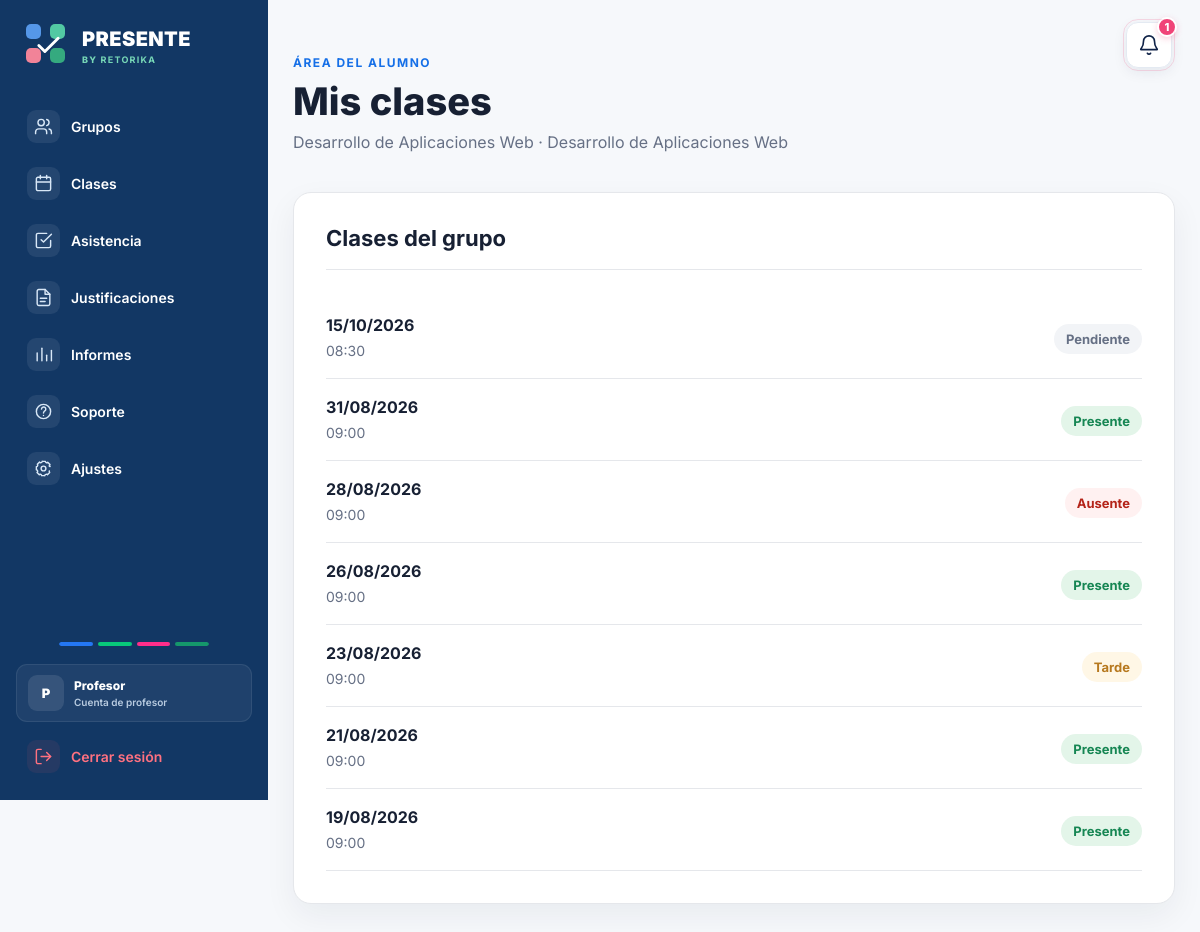
Before: /alumno/clases/ (signed in) with the older database file.
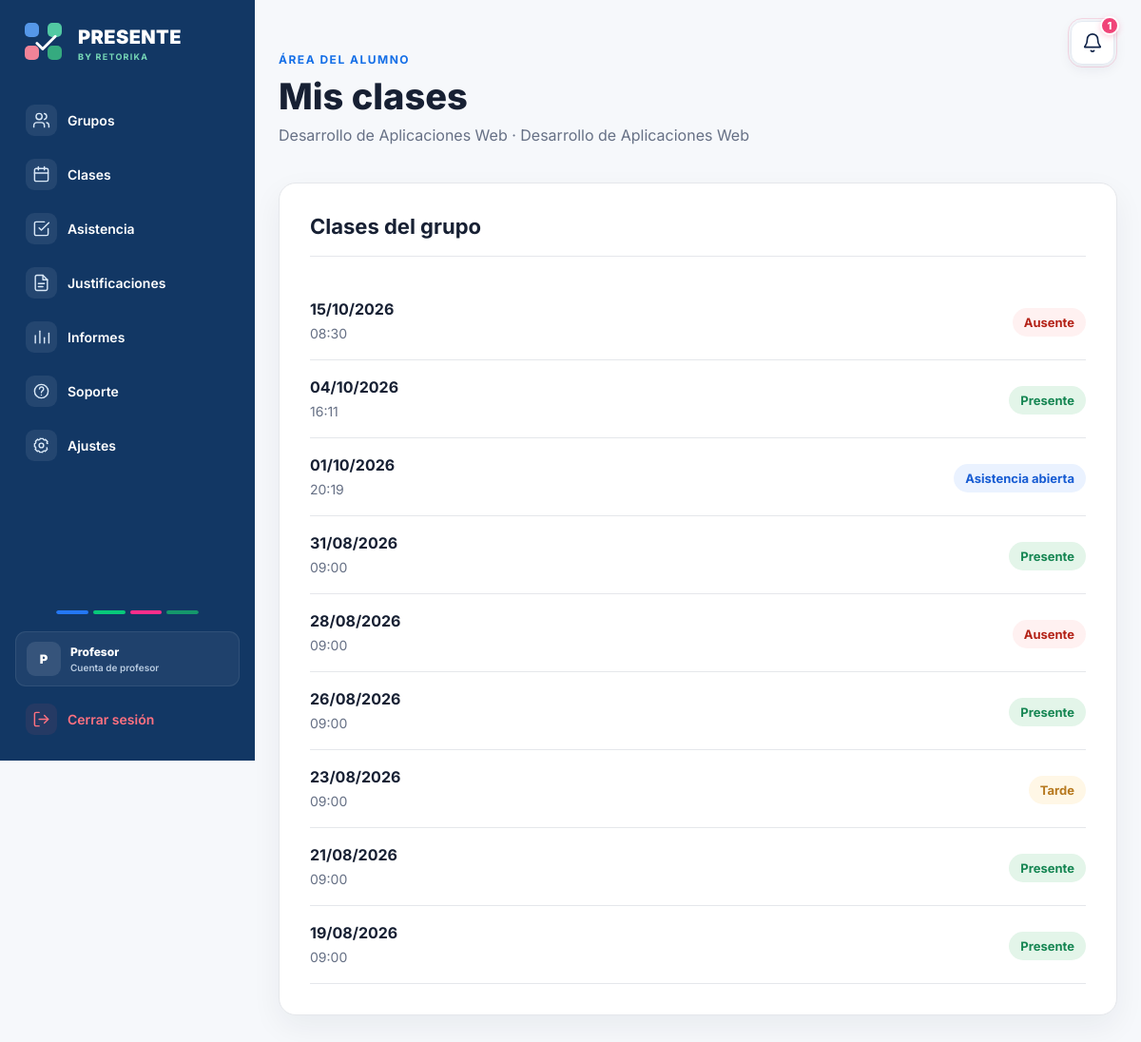
After: the same page with the newer database file.
### asistencia/models.py (models this page shows, shortened)
class Clase(models.Model):
    grupo = models.ForeignKey(
        Grupo,
        on_delete=models.CASCADE
    )
    fecha = models.DateField()
    hora_inicio = models.TimeField()
    asistencia_abierta = models.BooleanField(
        default=False
    )
    token_qr = models.UUIDField(
        default=uuid.uuid4,
        editable=False,
        unique=True
    )
    token_qr_generado_en = models.DateTimeField(
        blank=True,
        null=True
    )
    latitud_profesor = models.FloatField(
        blank=True,
        null=True
    )
    longitud_profesor = models.FloatField(
        blank=True,
        null=True
    )

### asistencia/views.py (the view)
def clases_alumno(request):
    alumno_id = request.session.get(
        'alumno_id'
    )
    if not alumno_id:
        return redirect(
            'seleccionar_login'
        )
    alumno = get_object_or_404(
        Alumno,
        id=alumno_id
    )
    clases = (
        Clase.objects.filter(
            grupo=alumno.grupo
        )
        .select_related('grupo')
        .order_by(
            '-fecha',
            '-hora_inicio'
        )
    )
    asistencias = {
        asistencia.clase_id: asistencia
        for asistencia in Asistencia.objects.filter(
            alumno=alumno,
            clase__grupo=alumno.grupo
        )
    }
    clases_con_estado = []
    for clase in clases:
        asistencia = asistencias.get(
            clase.id
        )
        if asistencia:
            estado = asistencia.estado
            estado_texto = (
                asistencia.get_estado_display()
            )
        elif clase.asistencia_abierta:
            estado = 'abierta'
            estado_texto = 'Asistencia abierta'
        else:
            estado = 'pendiente'
            estado_texto = 'Pendiente'
        clases_con_estado.append({
            'clase': clase,
            'asistencia': asistencia,
            'estado': estado,
            'estado_texto': estado_texto,
        })
    return render(
        request,
        'asistencia/clases_alumno.html',
        {
            'alumno': alumno,
            'clases': clases,
            'clases_con_estado': clases_con_estado,
        }
    )

### asistencia/templates/asistencia/clases_alumno.html (shortened to what the changed rows need)
{% extends 'asistencia/base.html' %}
{% block content %}
<section class="panel-usuario">
    <div class="panel-contenedor">
        <div class="panel-cabecera">
            <div>
                <h1>
                    Mis clases
                </h1>
            </div>
        </div>
        <div class="panel-tarjeta">
            <div class="panel-tarjeta-titulo">
                <h2>
                    Clases del grupo
                </h2>
            </div>
            {% for elemento in clases_con_estado %}
                <div style="
                    display:flex;
                    justify-content:space-between;
                    align-items:center;
                    gap:20px;
                    padding:18px 0;
                    border-bottom:1px solid #e5e7eb;
                ">
                    <div>
                        <strong style="
                            display:block;
                            font-size:16px;
                            margin-bottom:5px;
                        ">
                            {{ elemento.clase.fecha|date:"d/m/Y" }}
                        </strong>
                        <span style="
                            color:#667085;
                            font-size:14px;
                        ">
                            {{ elemento.clase.hora_inicio|time:"H:i" }}
                        </span>
                    </div>
                    <div>
                        {% if elemento.estado == 'presente' %}
                            <span style="
                                padding:7px 12px;
                                border-radius:20px;
                                background:#e3f5e9;
                                color:#168653;
                                font-size:13px;
                                font-weight:700;
                            ">
                                Presente
                            </span>
                        {% elif elemento.estado == 'tarde' %}
                            <span style="
                                padding:7px 12px;
                                border-radius:20px;
                                background:#fff7e6;
                                color:#b7791f;
                                font-size:13px;
                                font-weight:700;
                            ">
                                Tarde
                            </span>
                        {% elif elemento.estado == 'ausente' %}
                            <span style="
                                padding:7px 12px;
                                border-radius:20px;
                                background:#fff1f1;
                                color:#b42318;
                                font-size:13px;
                                font-weight:700;
                            ">
                                Ausente
                            </span>
                        {% elif elemento.estado == 'abierta' %}
                            <span style="
                                padding:7px 12px;
                                border-radius:20px;
                                background:#eaf2ff;
                                color:#175cd3;
                                font-size:13px;
                                font-weight:700;
                            ">
                                Asistencia abierta
                            </span>
                        {% else %}
                            <span style="
                                padding:7px 12px;
                                border-radius:20px;
                                background:#f2f4f7;
                                color:#667085;
                                font-size:13px;
                                font-weight:700;
                            ">
                                Pendiente
                            </span>
                        {% endif %}
                    </div>
                </div>
            {% empty %}
                <p style="color:#667085;">
                    Todavía no hay clases programadas para tu grupo.
                </p>
            {% endfor %}
        </div>
    </div>
</section>
{% endblock %}

Changed rows visible on the page:
changed Clase (number 1 of 9 on the later page): text "Pendiente" → "Ausente"
added Clase: clase.fecha "04/10/2026", clase.hora_inicio "16:11", shows "Presente"
added Clase: clase.fecha "01/10/2026", clase.hora_inicio "20:19", shows "Asistencia abierta"
